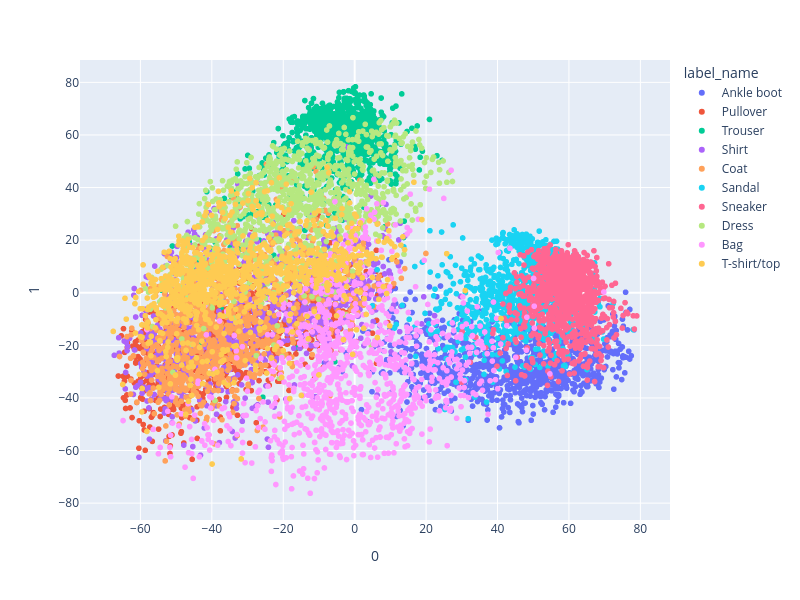

Source (notebook cell):
### Markdown cell above
### PCA

### Code cell
pca = PCA(2)
z_pca = pca.fit_transform(z_vec)

df_pca = pd.DataFrame(z_pca)
df_pca['label'] = labels.long()
df_pca['label_name'] = df_pca.label.apply(lambda l: poss_labels[l])

px.scatter(df_pca, x=0, y=1, color="label_name", width=800, height=600)

### Figure 1 — Plotly figure (JSON) as saved in the notebook; plotly's stock layout.template omitted (floating-point values rounded to 4 significant figures; data arrays with more than 128 entries replaced by an {"elided": "..."} marker saying what was removed)
{"data": [{"hovertemplate": "label_name=Ankle boot<br>0=%{x}<br>1=%{y}<extra></extra>", "legendgroup": "Ankle boot", "marker": {"color": "#636efa", "symbol": "circle"}, "mode": "markers", "name": "Ankle boot", "showlegend": true, "type": "scattergl", "x": {"elided": "1000 float values"}, "xaxis": "x", "y": {"elided": "1000 float values"}, "yaxis": "y"}, {"hovertemplate": "label_name=Pullover<br>0=%{x}<br>1=%{y}<extra></extra>", "legendgroup": "Pullover", "marker": {"color": "#EF553B", "symbol": "circle"}, "mode": "markers", "name": "Pullover", "showlegend": true, "type": "scattergl", "x": {"elided": "1000 float values"}, "xaxis": "x", "y": {"elided": "1000 float values"}, "yaxis": "y"}, {"hovertemplate": "label_name=Trouser<br>0=%{x}<br>1=%{y}<extra></extra>", "legendgroup": "Trouser", "marker": {"color": "#00cc96", "symbol": "circle"}, "mode": "markers", "name": "Trouser", "showlegend": true, "type": "scattergl", "x": {"elided": "1000 float values"}, "xaxis": "x", "y": {"elided": "1000 float values"}, "yaxis": "y"}, {"hovertemplate": "label_name=Shirt<br>0=%{x}<br>1=%{y}<extra></extra>", "legendgroup": "Shirt", "marker": {"color": "#ab63fa", "symbol": "circle"}, "mode": "markers", "name": "Shirt", "showlegend": true, "type": "scattergl", "x": {"elided": "1000 float values"}, "xaxis": "x", "y": {"elided": "1000 float values"}, "yaxis": "y"}, {"hovertemplate": "label_name=Coat<br>0=%{x}<br>1=%{y}<extra></extra>", "legendgroup": "Coat", "marker": {"color": "#FFA15A", "symbol": "circle"}, "mode": "markers", "name": "Coat", "showlegend": true, "type": "scattergl", "x": {"elided": "1000 float values"}, "xaxis": "x", "y": {"elided": "1000 float values"}, "yaxis": "y"}, {"hovertemplate": "label_name=Sandal<br>0=%{x}<br>1=%{y}<extra></extra>", "legendgroup": "Sandal", "marker": {"color": "#19d3f3", "symbol": "circle"}, "mode": "markers", "name": "Sandal", "showlegend": true, "type": "scattergl", "x": {"elided": "1000 float values"}, "xaxis": "x", "y": {"elided": "1000 float values"}, "yaxis": "y"}, {"hovertemplate": "label_name=Sneaker<br>0=%{x}<br>1=%{y}<extra></extra>", "legendgroup": "Sneaker", "marker": {"color": "#FF6692", "symbol": "circle"}, "mode": "markers", "name": "Sneaker", "showlegend": true, "type": "scattergl", "x": {"elided": "1000 float values"}, "xaxis": "x", "y": {"elided": "1000 float values"}, "yaxis": "y"}, {"hovertemplate": "label_name=Dress<br>0=%{x}<br>1=%{y}<extra></extra>", "legendgroup": "Dress", "marker": {"color": "#B6E880", "symbol": "circle"}, "mode": "markers", "name": "Dress", "showlegend": true, "type": "scattergl", "x": {"elided": "1000 float values"}, "xaxis": "x", "y": {"elided": "1000 float values"}, "yaxis": "y"}, {"hovertemplate": "label_name=Bag<br>0=%{x}<br>1=%{y}<extra></extra>", "legendgroup": "Bag", "marker": {"color": "#FF97FF", "symbol": "circle"}, "mode": "markers", "name": "Bag", "showlegend": true, "type": "scattergl", "x": {"elided": "1000 float values"}, "xaxis": "x", "y": {"elided": "1000 float values"}, "yaxis": "y"}, {"hovertemplate": "label_name=T-shirt/top<br>0=%{x}<br>1=%{y}<extra></extra>", "legendgroup": "T-shirt/top", "marker": {"color": "#FECB52", "symbol": "circle"}, "mode": "markers", "name": "T-shirt/top", "showlegend": true, "type": "scattergl", "x": {"elided": "1000 float values"}, "xaxis": "x", "y": {"elided": "1000 float values"}, "yaxis": "y"}], "layout": {"height": 600, "legend": {"title": {"text": "label_name"}, "tracegroupgap": 0}, "margin": {"t": 60}, "width": 800, "xaxis": {"anchor": "y", "domain": [0, 1], "title": {"text": "0"}}, "yaxis": {"anchor": "x", "domain": [0, 1], "title": {"text": "1"}}}}
